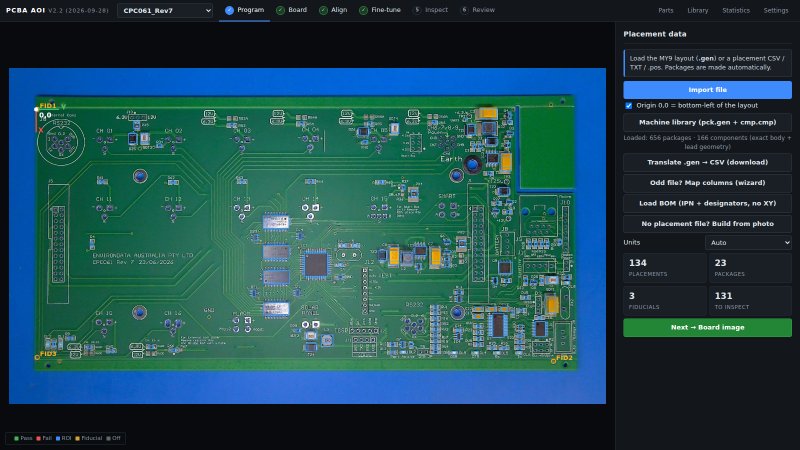
#> input picture showcase/01_program_import.png, 1600 x 900 px (shown at 1/2 size); its folder holds only this picture in this run
$ python -i vision.py   (imports and definitions only)   (older library calls are emulated)
#> lines starting #> are read from the running program, lines starting #| are printed output that depends on the picture; after the words box and inside, x2 and y2 are one past the last pixel; in counts of white or black regions, pixels touching at a corner belong together
#> further down, picture is the input picture: shape (900, 1600, 3); mean B, G, R 79.2, 71.4, 31.1
"""Core vision: board alignment (fiducials / features) and per-component inspection."""
from __future__ import annotations

import math
import itertools

import cv2
import numpy as np

from .packages import Package

_clahe = cv2.createCLAHE(clipLimit=2.0, tileGridSize=(8, 8))


# [29 lines left out: functions prep, similarity_from_pairs, not called in this run]


def mm_src(x, y, y_up=True):
    return (x, -y if y_up else y)


def apply(M, pts):
    pts = np.float64(pts).reshape(-1, 2)
    return pts @ M[:, :2].T + M[:, 2]


def px_per_mm(M):
    return float(math.hypot(M[0, 0], M[1, 0]))


# [517 lines left out: functions comp_pose, find_round_marks, refine_center, blob_candidates, evidence_map, layout_evidence and 11 more, not called in this run]


# ---------------------------------------------------------------- registration
def _h3(M):
    M = np.float64(M)
    return M if M.shape == (3, 3) else np.vstack([M, [0, 0, 1]])


# [238 lines left out: functions happly, _orb_homography, refine_ecc_h, _fid_refine, consistent_fids, align_score and 3 more, not called in this run]


def board_outline(img):
    """Board rectangle ((cx, cy), (w, h), angle) + mask, found against a plain background. None if unclear."""
    lab = cv2.GaussianBlur(cv2.cvtColor(img, cv2.COLOR_BGR2LAB), (7, 7), 0).astype(np.float32)
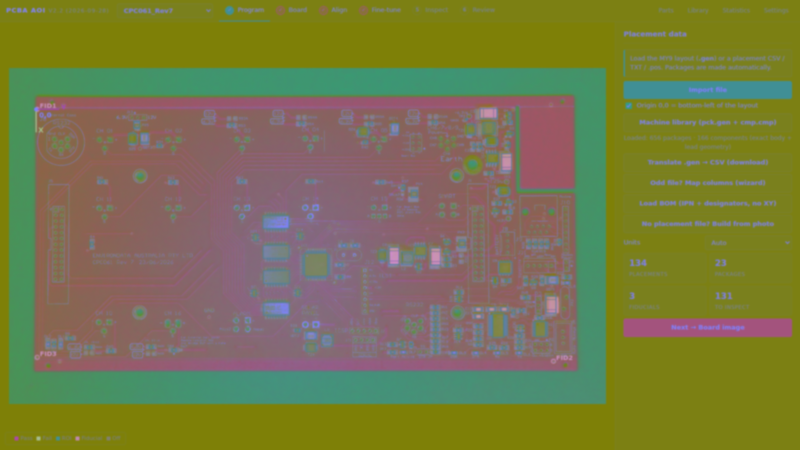
#> lab: shape (900, 1600, 3) float32 (shown at 1/2 size); mean B, G, R 70.7, 120.2, 120.8
    h, w = lab.shape[:2]
#> h = 900; w = 1600
    border = np.concatenate([lab[:10].reshape(-1, 3), lab[-10:].reshape(-1, 3), lab[:, :10].reshape(-1, 3), lab[:, -10:].reshape(-1, 3)])
    bg = np.median(border, 0)
#> bg = [19, 128, 124]
    spread = np.percentile(np.linalg.norm(border - bg, axis=1), 60)  # tape / board touching the edge must not dominate
#> spread = 12.17
    m = (np.linalg.norm(lab - bg, axis=2) > min(45.0, max(18.0, 2.5 * spread))).astype(np.uint8)
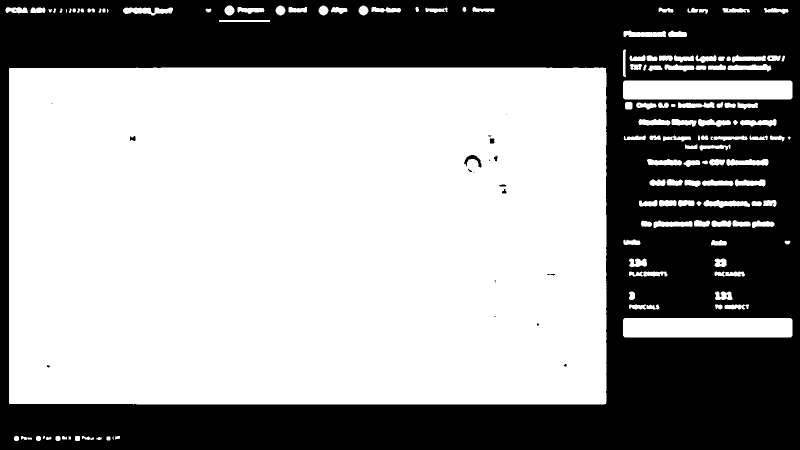
#> m: shape (900, 1600) (shown at 1/2 size); values 0 (black) and 1 (white), 60.1% white; 34 black regions (23 under 20 px), largest, box (x1, y1, x2, y2) and area: (0, 0, 1600, 900) 573112, (928, 310, 963, 335) 322, (979, 277, 989, 287) 86
    m = cv2.morphologyEx(m, cv2.MORPH_CLOSE, np.ones((15, 15), np.uint8))
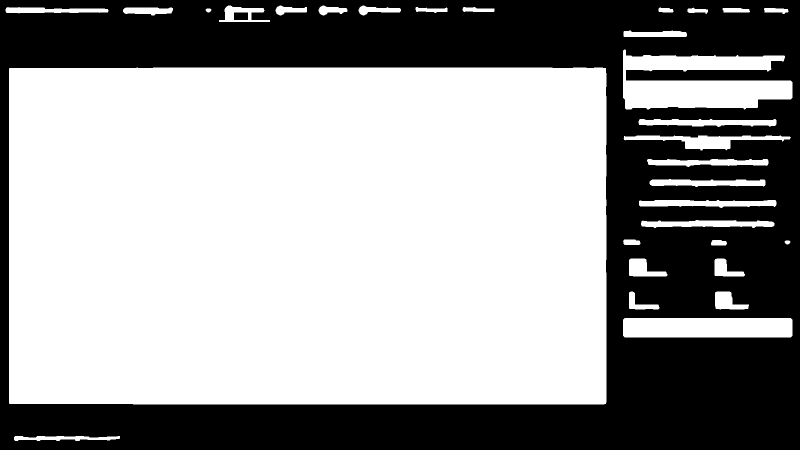
#> m: shape (900, 1600) (shown at 1/2 size); values 0 (black) and 1 (white), 61.2% white; 2 black regions, box (x1, y1, x2, y2) and area: (0, 0, 1600, 900) 558317, (468, 25, 496, 40) 420
    m = cv2.morphologyEx(m, cv2.MORPH_OPEN, np.ones((9, 9), np.uint8))
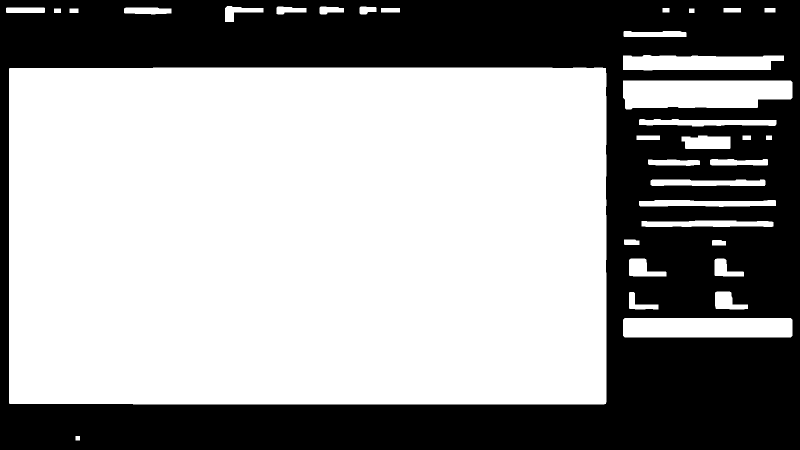
#> m: shape (900, 1600) (shown at 1/2 size); values 0 (black) and 1 (white), 60.7% white; 1 black region, box (x1, y1, x2, y2) and area: (0, 0, 1600, 900) 565476
    n, lbl, st, _ = cv2.connectedComponentsWithStats(m)
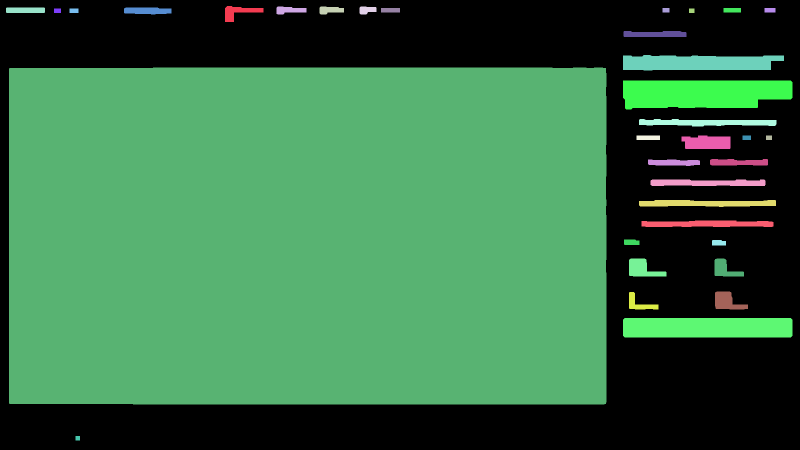
#> lbl: shape (900, 1600) int32 (shown at 1/2 size); 36 distinct labels, from 0 to 35; one colour per label, 0 black
#> n = 36; st = 36 rows, first 6: [0, 0, 1600, 900, 565476], [450, 12, 77, 32, 1120], [553, 13, 60, 16, 673], [639, 13, 49, 16, 587], [719, 13, 34, 16, 425], [12, 15, 78, 11, 854]
    if n < 2:
        return None
    i = 1 + int(np.argmax(st[1:, 4]))
#> i = 16
    if st[i, 4] < 0.05 * h * w or st[i, 4] > 0.95 * h * w:
        return None
    mask = (lbl == i).astype(np.uint8)
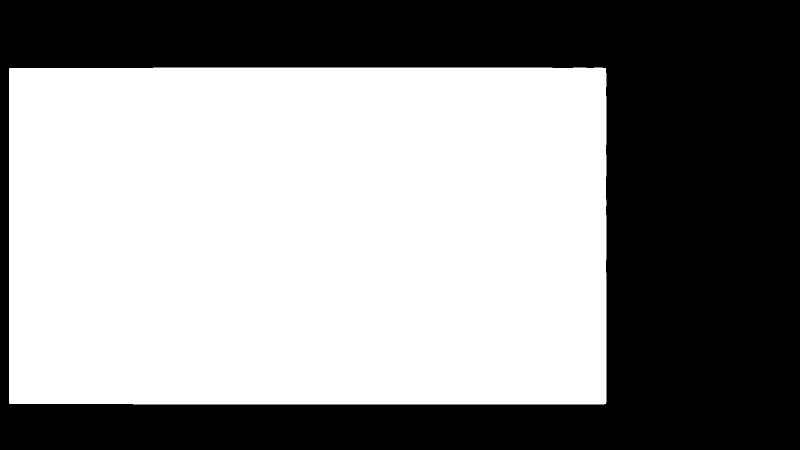
#> mask: shape (900, 1600) (shown at 1/2 size); values 0 (black) and 1 (white), 55.9% white; 1 black region
    cnts, _ = cv2.findContours(mask, cv2.RETR_EXTERNAL, cv2.CHAIN_APPROX_SIMPLE)
#> cnts = 1 contour; box (x1, y1, x2, y2) and area: (18, 135, 1213, 809) 802822
    hull = cv2.convexHull(max(cnts, key=cv2.contourArea))
#> hull = contour of 12 points, box (x1, y1, x2, y2) (18, 135, 1213, 809), area 803279
    full = np.zeros_like(mask)
    cv2.fillConvexPoly(full, hull, 1)
#> full: shape (900, 1600); values 0 (black) and 1 (white), 55.9% white; 1 black region, box (x1, y1, x2, y2) and area: (0, 0, 1600, 900) 634856
    return cv2.minAreaRect(hull), full


# [35 lines left out: functions register_outline, match_lighting, not called in this run]


def sharpness(img):
    g = prep(img) if img.ndim == 3 else img
    return float(cv2.Laplacian(cv2.GaussianBlur(g, (3, 3), 0), cv2.CV_32F).var())


# [47 lines left out: functions match_sharpness, refine_ecc, crop_rot, not called in this run]


def roi_size(pkg: Package, ppm, margin_mm=0.25):
    hx, hy = pkg.extent()
    return (2 * (hx + margin_mm) * ppm, 2 * (hy + margin_mm) * ppm)


# [13 lines left out: functions ncc, grad, not called in this run]


DEFAULTS = {"bridge": 1.2, "presence": 0.6, "polarity_margin": 0.08, "ocv": 0.45, "offset_mm": 0.35, "search_mm": 0.8,
            "ocv_min_ppm": 12.0, "bridge_min_gap_px": 3.0}


# [12 lines left out: functions _body_slice, _mm_slice, not called in this run]


def _z(a, floor=8.0):
    a = a.astype(np.float32)
    return (a - a.mean()) / max(float(a.std()), floor)


# [477 lines left out: functions body_similarity, inspect_component, _masks, classify_absent, fit_body, pad_gaps and 11 more, not called in this run]

>>> import cv2
>>> picture = cv2.imread('../showcase/01_program_import.png')
>>> result = board_outline(picture)

$ run again, on showcase/04_fiducial_teach.png
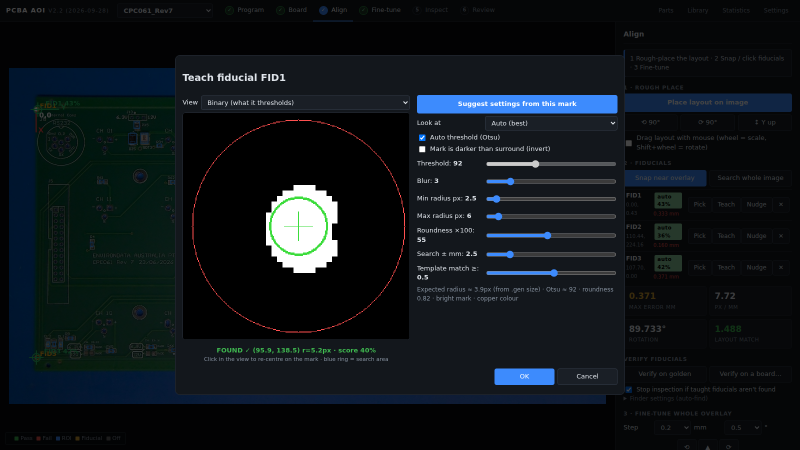
#> input picture showcase/04_fiducial_teach.png, 1600 x 900 px (shown at 1/2 size)
#> picture is the input picture: shape (900, 1600, 3); mean B, G, R 25.4, 21.1, 15.1
#> bg = [5, 128, 128]
#> spread = 4.12
#> in board_outline, `n, lbl, st, _ = cv2.connectedComponentsWithStats(m)`:
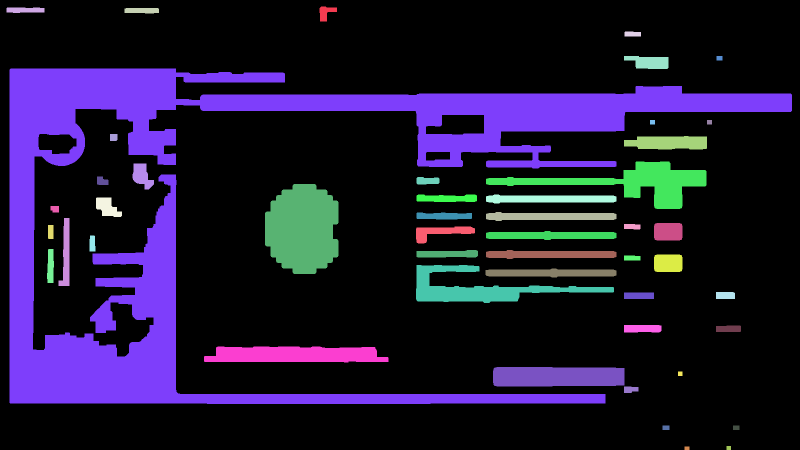
#> lbl: shape (900, 1600) int32 (shown at 1/2 size); 49 distinct labels, from 0 to 48; one colour per label, 0 black
#> n = 49; st = 49 rows, first 6: [0, 0, 1600, 900, 1102878], [639, 13, 35, 30, 606], [13, 15, 76, 11, 749], [249, 16, 69, 11, 703], [1249, 63, 33, 10, 314], [1248, 112, 89, 26, 1774]
#> i = 7
#> mask: shape (900, 1600); values 0 (black) and 1 (white), 15.4% white; 1 white region
#> cnts = 1 contour; box (x1, y1, x2, y2) and area: (19, 137, 1584, 808) 224182
#> hull = contour of 12 points, box (x1, y1, x2, y2) (19, 137, 1584, 808), area 910952
#> in board_outline, `cv2.fillConvexPoly(full, hull, 1)`:
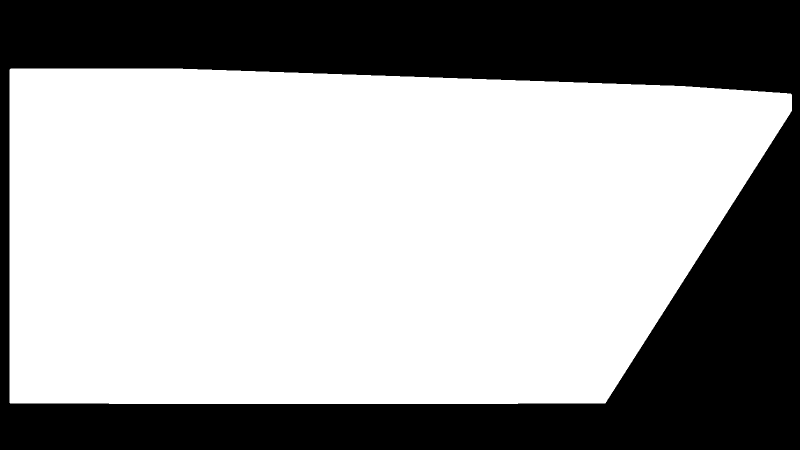
#> full: shape (900, 1600) (shown at 1/2 size); values 0 (black) and 1 (white), 63.4% white; 1 black region, box (x1, y1, x2, y2) and area: (0, 0, 1600, 900) 527023
